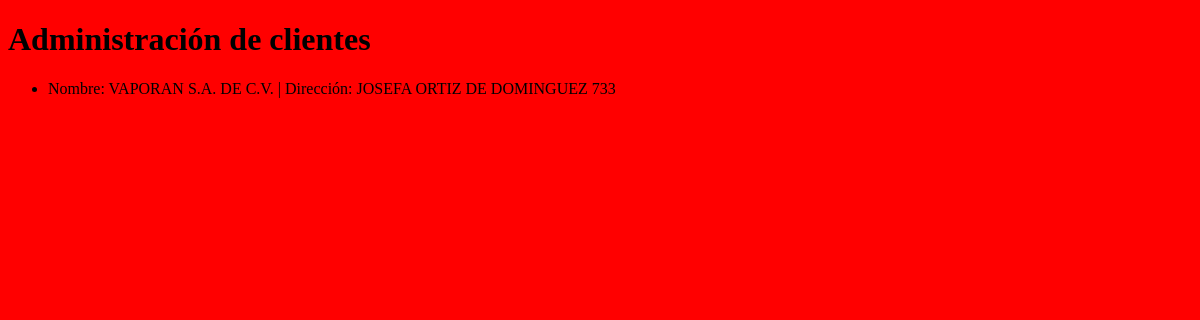
Before: /client with the older database file.
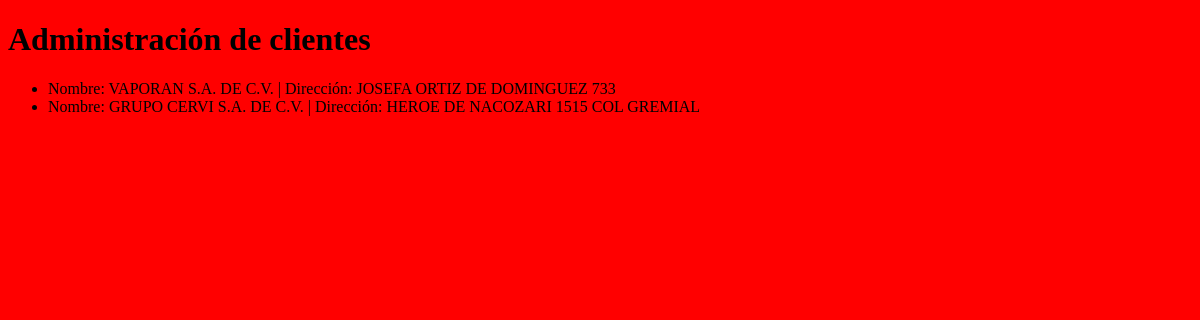
After: the same page with the newer database file.
### clientes/models.py (models this page shows, shortened)
class Cliente(models.Model):
	name = models.CharField(max_length=255)
	address = models.CharField(max_length=255)
	state = models.CharField(max_length=255)
	city = models.CharField(max_length=255)
	contactName = models.CharField(max_length=255)
	telephoneNumber = models.CharField(max_length=10)
	email = models.EmailField(max_length=254)
	deliveryAddres = models.CharField(max_length=255)
	rfc = models.CharField(max_length=255)
	salesPerson = models.CharField(max_length=255)
	observations = models.TextField(max_length=400)

### clientes/views.py (the view)
def adminClient(request):
	cliente = Cliente.objects.order_by('id')
	template = loader.get_template('index.html')
	context = {
		'cliente': cliente
	}
	return HttpResponse(template.render(context, request))

### templates/index.html (shortened to what this page needs)
<!DOCTYPE html>
<html lang="en">
<head>
	<link rel="stylesheet" type="text/css" href="../index.css">
</head>
<body>
<h1>Administración de clientes</h1>
	<ul>
		{% for pr in cliente %}
		<li>
			Nombre: {{pr.name}} | Dirección: {{pr.address}}
		</li>
		{%endfor%}
	</ul>
</body>
</html>

### templates/index.css (style rules this page uses)
body { background-color: red; }

Changed rows visible on the page:
added Cliente: name "GRUPO CERVI S.A. DE C.V.", address "HEROE DE NACOZARI 1515 COL GREMIAL"
